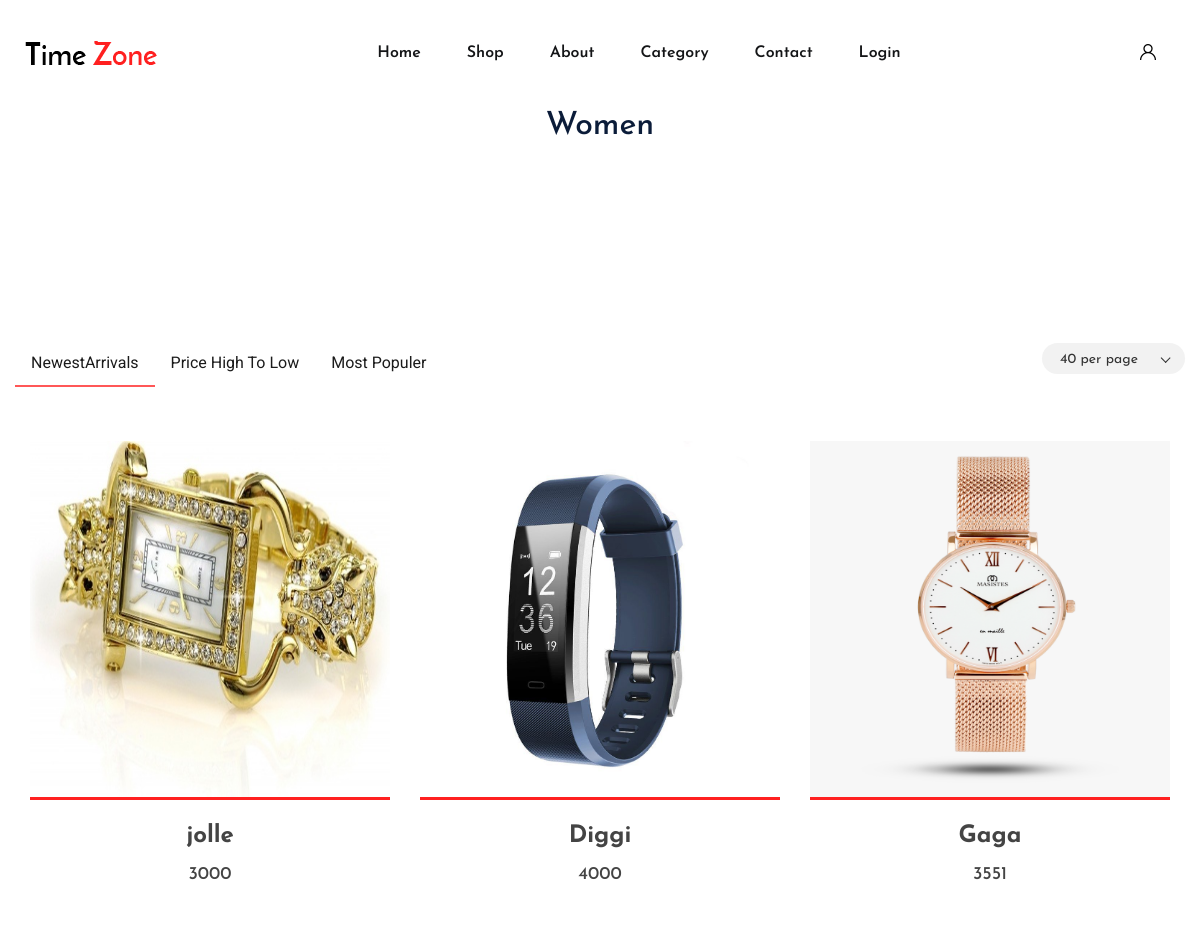
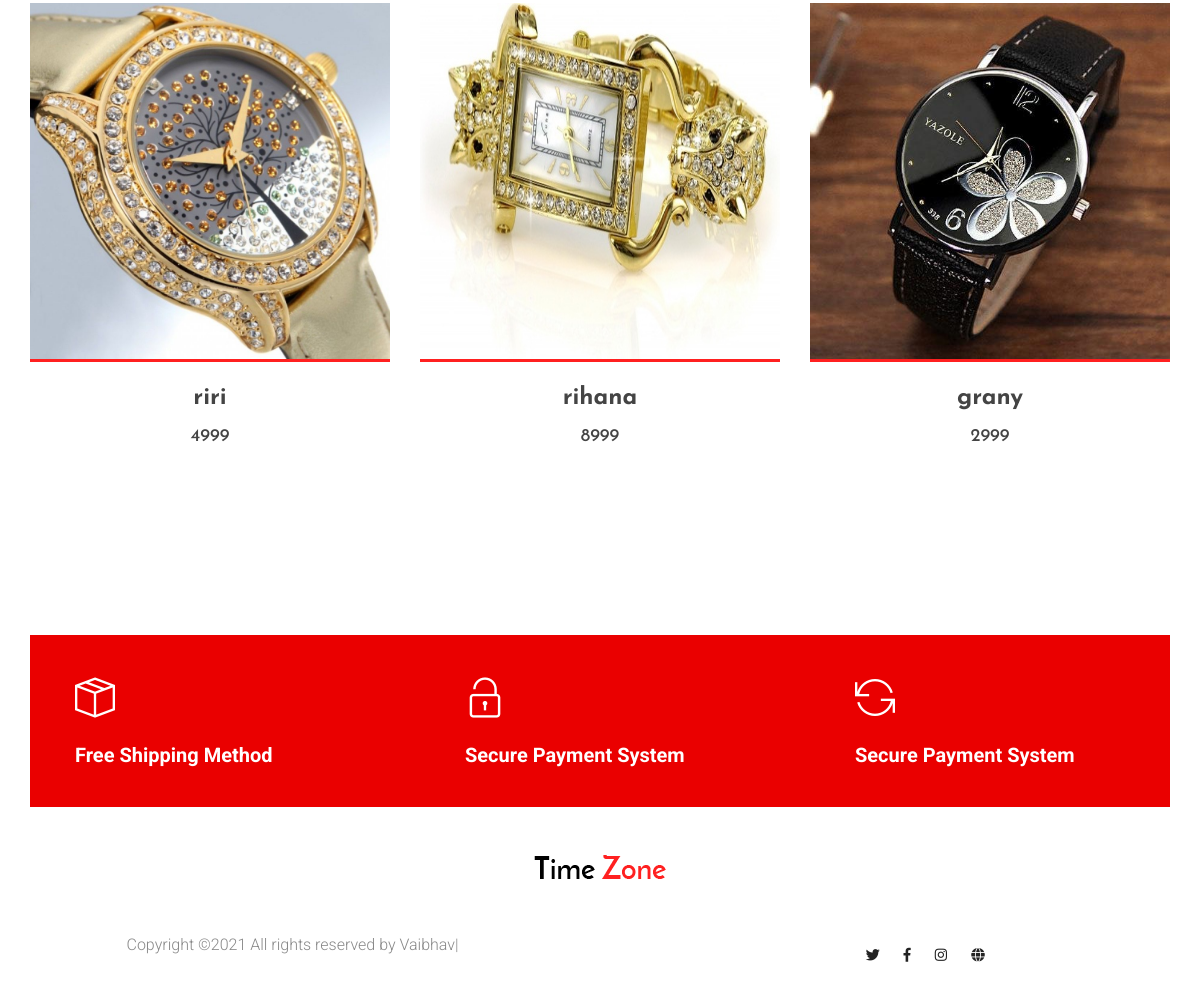
Page /shop1/2/ on the committed database (2 pictures, top to bottom).
### holy/models.py (models this page shows, shortened)
class CATE_GORY(models.Model):
    name=models.CharField(max_length=10)

class NEW_ARRIVAL(models.Model):
    image=models.FileField(null=True)
    category=models.ForeignKey(CATE_GORY,on_delete=models.CASCADE,default=1)
    name=models.CharField(null=True,max_length=20)
    price=models.IntegerField(null=True)

### holy/views.py (the view)
# urls.py: path('shop1/<int:c_id>/', SHOP1 ,name='shop11'),
def SHOP1(request,c_id):
    cate= CATE_GORY.objects.all()
    catdata = CATE_GORY.objects.get(id=c_id)
    prod = NEW_ARRIVAL.objects.filter(category=catdata)
    prod1 = prod.order_by('-price')
    prod23 = prod.order_by('-id')
    prod2=prod23[:3]
    d = {"prod":prod,"cat":catdata,"cate":cate,"prod1":prod1,"prod2":prod2}
    return render(request,'shop1.html',d)

### holy/templates/shop1.html (shortened to what this page needs)
{% extends 'base.html' %}
{% block body_block %}
{% load static %}
<main>
    <center><h2>{{cat.name}}</h2></center>
        <section class="popular-items latest-padding">
            <div class="container">
                <div class="row product-btn justify-content-between mb-40">
                    <div class="properties__button">
                        <nav>
                            <div class="nav nav-tabs" id="nav-tab" role="tablist">
                                <a class="nav-item nav-link active" id="nav-home-tab" data-toggle="tab" href="#nav-home" role="tab" aria-controls="nav-home" aria-selected="true">NewestArrivals</a>
                                <a class="nav-item nav-link" id="nav-profile-tab" data-toggle="tab" href="#nav-profile" role="tab" aria-controls="nav-profile" aria-selected="false"> Price high to low</a>
                                <a class="nav-item nav-link" id="nav-contact-tab" data-toggle="tab" href="#nav-contact" role="tab" aria-controls="nav-contact" aria-selected="false"> Most populer </a>
                            </div>
                        </nav>
                    </div>
                    <div class="select-this">
                    </div>
                </div>
                <div class="tab-content" id="nav-tabContent">
                    <div class="tab-pane fade show active" id="nav-home" role="tabpanel" aria-labelledby="nav-home-tab">
                        <div class="row">
                            {% for i in prod %}
                            <div class="col-xl-4 col-lg-4 col-md-6 col-sm-6">
                                <div class="single-popular-items mb-50 text-center">
                                    <div class="popular-img">
                                        <a href="{% url 'pd' i.id %}"><img src="{{ i.image.url }}" alt="" height="356" width="250"></a>
                                    </div>
                                    <div class="popular-caption">
                                        <h3><a href="#">{{ i.name }}</a></h3>
                                        <span>{{ i.price }}</span>
                                    </div>
                                </div>
                            </div>
                            {% endfor %}
                        </div>
                    </div>
                </div>
            </div>
        </section>
        <div class="shop-method-area">
            <div class="container">
                <div class="method-wrapper">
                    <div class="row d-flex justify-content-between">
                        <div class="col-xl-4 col-lg-4 col-md-6">
                            <div class="single-method mb-40">
                                <i class="ti-package"></i>
                                <h6>Free Shipping Method</h6>
                            </div>
                        </div>
                        <div class="col-xl-4 col-lg-4 col-md-6">
                            <div class="single-method mb-40">
                                <i class="ti-unlock"></i>
                                <h6>Secure Payment System</h6>
                            </div>
                        </div>
                        <div class="col-xl-4 col-lg-4 col-md-6">
                            <div class="single-method mb-40">
                                <i class="ti-reload"></i>
                                <h6>Secure Payment System</h6>
                            </div>
                        </div>
                    </div>
                </div>
            </div>
        </div>
    </main>
    {% endblock %}

### rows in the picture
CATE_GORY: name "Women"
NEW_ARRIVAL: image (picture), name "jolle", price "3000"
NEW_ARRIVAL: image (picture), name "Diggi", price "4000"
NEW_ARRIVAL: image (picture), name "Gaga", price "3551"
NEW_ARRIVAL: image (picture), name "riri", price "4999"
NEW_ARRIVAL: image (picture), name "rihana", price "8999"
NEW_ARRIVAL: image (picture), name "grany", price "2999"
